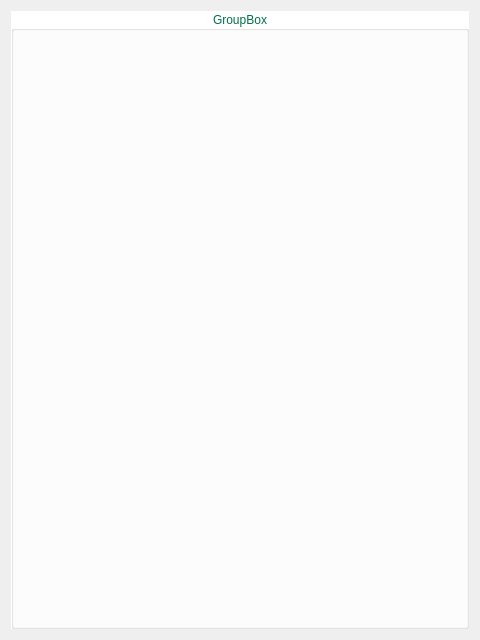
<?xml version="1.0" encoding="UTF-8"?>
<ui version="4.0">
 <class>DialogDelete</class>
 <widget class="QDialog" name="DialogDelete">
  <property name="geometry">
   <rect>
    <x>0</x>
    <y>0</y>
    <width>480</width>
    <height>640</height>
   </rect>
  </property>
  <property name="windowTitle">
   <string>Dialog</string>
  </property>
  <layout class="QVBoxLayout" name="verticalLayout">
   <item>
    <widget class="QGroupBox" name="groupBox">
     <property name="styleSheet">
      <string notr="true">Background:rgb(255,255,255);
Color: rgb(0, 112, 70);
font: 63 bold 12pt &quot;URW Gothic L&quot;;</string>
     </property>
     <property name="title">
      <string>GroupBox</string>
     </property>
     <property name="alignment">
      <set>Qt::AlignCenter</set>
     </property>
     <layout class="QVBoxLayout" name="verticalLayout_2">
      <item>
       <layout class="QGridLayout" name="gridLayout"/>
      </item>
     </layout>
    </widget>
   </item>
  </layout>
 </widget>
 <resources/>
 <connections/>
</ui>
